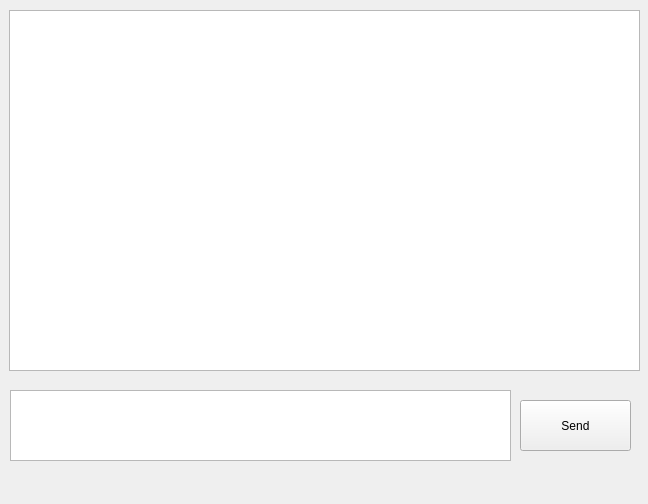
<?xml version="1.0" encoding="UTF-8"?>
<ui version="4.0">
 <class>Form</class>
 <widget class="QWidget" name="Form">
  <property name="geometry">
   <rect>
    <x>0</x>
    <y>0</y>
    <width>648</width>
    <height>504</height>
   </rect>
  </property>
  <property name="windowTitle">
   <string>Form</string>
  </property>
  <widget class="QPushButton" name="pushButton">
   <property name="geometry">
    <rect>
     <x>520</x>
     <y>400</y>
     <width>111</width>
     <height>51</height>
    </rect>
   </property>
   <property name="text">
    <string>Send</string>
   </property>
  </widget>
  <widget class="QTextEdit" name="textEdit">
   <property name="geometry">
    <rect>
     <x>10</x>
     <y>390</y>
     <width>501</width>
     <height>71</height>
    </rect>
   </property>
  </widget>
  <widget class="QTextBrowser" name="textBrowser">
   <property name="geometry">
    <rect>
     <x>9</x>
     <y>10</y>
     <width>631</width>
     <height>361</height>
    </rect>
   </property>
  </widget>
 </widget>
 <resources/>
 <connections/>
</ui>
